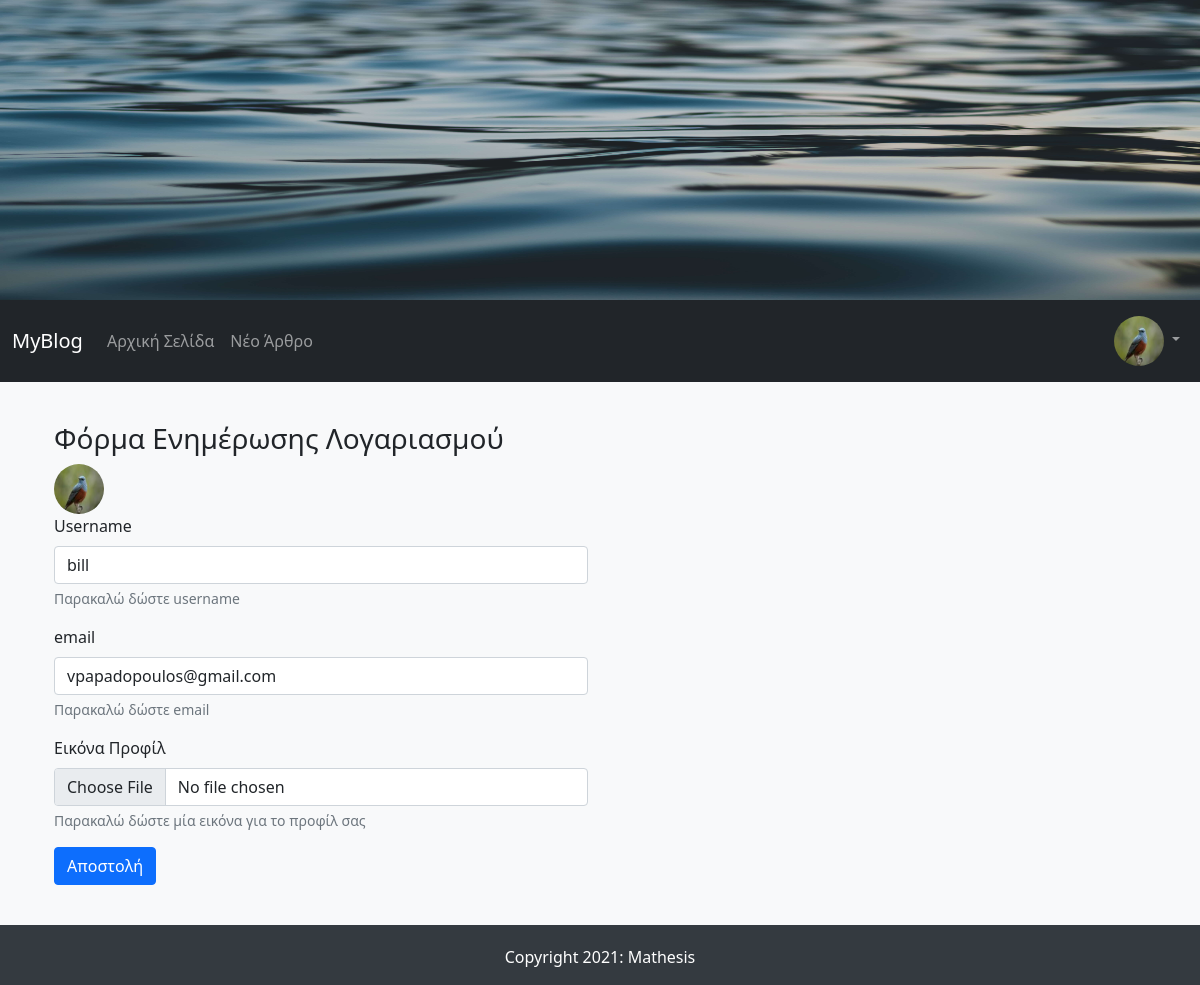
The app's page /account/ (signed in) with its own data.
### FlaskBlogApp/models.py (models this page shows, shortened)
class User(db.Model, UserMixin):
    id = db.Column(db.Integer, primary_key=True)
    username = db.Column(db.String(15), unique=True, nullable=False)
    email = db.Column(db.String(150), unique=True)
    password = db.Column(db.String(36), nullable=False)
    profile_image = db.Column(db.String(30), default="default_profile_image.jpg")
    articles = db.relationship('Article', backref='author', lazy=True)

### FlaskBlogApp/routes.py (the view, shortened to what this page needs)
@app.route("/account/", methods=["GET", "POST"])
@login_required
def account():
    form = AccountUpdateForm(username=current_user.username, email=current_user.email)
    return render_template("account_update.html", form=form)

### FlaskBlogApp/forms.py (shortened to what this page needs)
class AccountUpdateForm(FlaskForm):
    username = StringField(label="Username",
                            validators=[DataRequired(message="Αυτό το πεδίο δεν μπορεί να είναι κενό."),
                            Length(min=3, max=15, message="Αυτό το πεδίο πρέπει να είναι απο 3 έως 15 χαρακτήρες")])
    email = StringField(label="email",
                            validators=[DataRequired(message="Αυτό το πεδίο δεν μπορεί να είναι κενό."),
                            Email(message="Παρακαλώ εισάγεται ένα σωστό email")])
    profile_image = FileField('Εικόνα Προφίλ', validators=[Optional(strip_whitespace=True),
                                                            FileAllowed([ 'jpg', 'jpeg', 'png' ], 'Επιτρέπονται μόνο αρχεία εικόνων τύπου jpg, jpeg, png'),
                                                            maxImageSize(max_size=2)])
    submit = SubmitField('Αποστολή')

### FlaskBlogApp/models.py (called while the page is built)
@login_manager.user_loader
def load_user(user_id):
    return User.query.get(int(user_id))

### FlaskBlogApp/templates/account_update.html (shortened to what this page needs)
{% extends "base.html" %}
{% block content %}
<div class="container login-container">
    <div class="row">
        <div class="col-md-6 login-form-1">
            <h3>Φόρμα Ενημέρωσης Λογαριασμού</h3>
            <img class="rounded-circle navbar-profile-image" src="{{ url_for('static', filename='images/profiles_images/'+current_user.profile_image) }}" alt="{{ current_user.username }}" data-holder-rendered="true" data-bs-toggle="tooltip" data-bs-placement="top", title='{{ current_user.username }}'>
            <form action="#" method="POST" enctype="multipart/form-data">
                <div class="mb-3">
                    {{ form.username.label(class="form-label") }}
                    {{ form.username(class="form-control", required=False) }}
                    <div id="usernameHelp" class="form-text">Παρακαλώ δώστε username</div>
                </div>
                <div class="mb-3">
                    {{ form.email.label(class="form-label") }}
                    {{ form.email(class="form-control", required=False) }}
                    <div id="emailHelp" class="form-text">Παρακαλώ δώστε email</div>
                </div>
                <div class="mb-3">
                    {{ form.profile_image.label(class="form-label") }}
                    {{ form.profile_image(class="form-control", required=False) }}
                    <div id="profile_imageHelp" class="form-text">Παρακαλώ δώστε μία εικόνα για το προφίλ σας</div>
                </div>
                <div class="mb-3">
                    {{ form.submit(class="btn btn-primary") }}
                </div>
            </form>
        </div>
    </div>
</div>
{% endblock content %}

### FlaskBlogApp/templates/navbar.html (shortened to what this page needs)
<nav class="navbar navbar-expand-lg navbar-dark bg-dark">
    <div class="container-fluid">
      <a class="navbar-brand" href="/">MyBlog</a>
      <div class="collapse navbar-collapse" id="navbarNav">
        <ul class="navbar-nav me-auto mb-2 mb-lg-0">
          <li class="nav-item">
            <a class="nav-link" aria-current="page" href="/">Αρχική Σελίδα</a>
          </li>
          <li class="nav-item">
            <a class="nav-link" href="/new_article/">Νέο Άρθρο</a>
          </li>
        </ul>
        <ul class="nav navbar-nav navbar-right">
          {% if current_user.is_authenticated %}
          <li class="nav-item dropdown">
            <a class="nav-link dropdown-toggle" href="#" id="navbarDropdown" role="button" data-bs-toggle="dropdown" aria-expanded="false">
              <img class="rounded-circle navbar-profile-image" src="{{ url_for('static', filename='images/profiles_images/'+current_user.profile_image) }}" alt="{{ current_user.username }}" data-holder-rendered="true" data-bs-toggle="tooltip" data-bs-placement="top", title='{{ current_user.username }}'>
            </a>
          </li>
          {% endif %}
        </ul>
      </div>
    </div>
  </nav>

### FlaskBlogApp/static/css/styles.css (style rules this page uses)
body { background-color: #f8f9fa; }
.container { margin-top: 20px; }
.row { margin-top: 20px; }
.navbar-profile-image { width: 50px; height: 50px; }

### records on screen
User: profile_image (picture), username "bill", email "vpapadopoulos@gmail.com"
